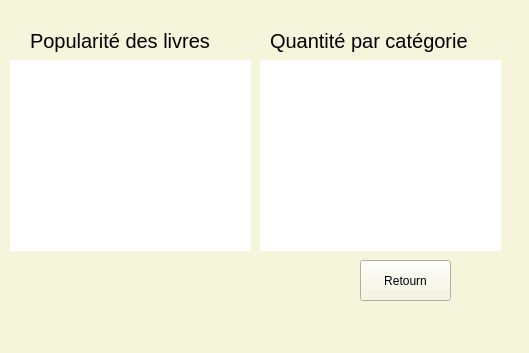
<?xml version="1.0" encoding="UTF-8"?>
<ui version="4.0">
 <class>stats</class>
 <widget class="QWidget" name="stats">
  <property name="geometry">
   <rect>
    <x>0</x>
    <y>0</y>
    <width>529</width>
    <height>353</height>
   </rect>
  </property>
  <property name="windowTitle">
   <string>Form</string>
  </property>
  <property name="styleSheet">
   <string notr="true">background:beige;</string>
  </property>
  <widget class="QLabel" name="label">
   <property name="geometry">
    <rect>
     <x>30</x>
     <y>20</y>
     <width>191</width>
     <height>41</height>
    </rect>
   </property>
   <property name="styleSheet">
    <string notr="true">color:black; font-size:20px;</string>
   </property>
   <property name="text">
    <string>Popularité des livres</string>
   </property>
  </widget>
  <widget class="QLabel" name="label_2">
   <property name="geometry">
    <rect>
     <x>270</x>
     <y>20</y>
     <width>221</width>
     <height>41</height>
    </rect>
   </property>
   <property name="styleSheet">
    <string notr="true">color:black; font-size:20px;</string>
   </property>
   <property name="text">
    <string>Quantité par catégorie</string>
   </property>
  </widget>
  <widget class="QWidget" name="popularityChartContainer" native="true">
   <property name="geometry">
    <rect>
     <x>10</x>
     <y>60</y>
     <width>241</width>
     <height>191</height>
    </rect>
   </property>
   <property name="styleSheet">
    <string notr="true">background:white;</string>
   </property>
  </widget>
  <widget class="QWidget" name="quantityChartContainer" native="true">
   <property name="geometry">
    <rect>
     <x>260</x>
     <y>60</y>
     <width>241</width>
     <height>191</height>
    </rect>
   </property>
   <property name="styleSheet">
    <string notr="true">background:white;</string>
   </property>
  </widget>
  <widget class="QPushButton" name="backButton">
   <property name="geometry">
    <rect>
     <x>360</x>
     <y>260</y>
     <width>91</width>
     <height>41</height>
    </rect>
   </property>
   <property name="styleSheet">
    <string notr="true">border-raidus:20px; color:black;</string>
   </property>
   <property name="text">
    <string>Retourn</string>
   </property>
  </widget>
 </widget>
 <resources/>
 <connections/>
</ui>
